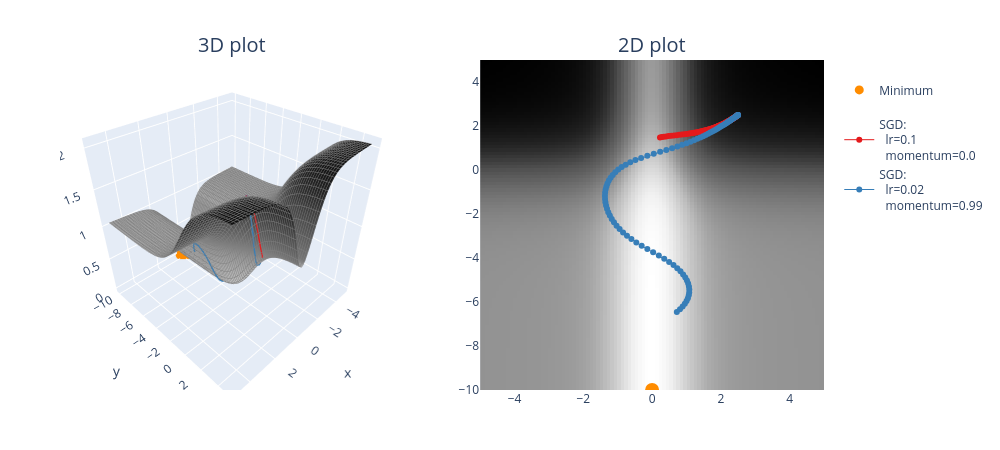

The notebook cell this image was saved under:
### Markdown cell above
### Exercise - implement `opt_fn_with_sgd`

> ```yaml
> Difficulty: 🔴🔴🔴⚪⚪
> Importance: 🔵🔵🔵🔵⚪
> 
> You should spend up to 15-20 minutes on this exercise.
> ```

Implement the `opt_fn_with_sgd` function using `torch.optim.SGD`. This function optimizes parameters `(x, y)` (which represent coordinates at which we evaluate a function) using gradient descent on that function value. In other words, this should look just like your optimization loops in previous days' material, except rather than passing in `model.parameters()` to your optimizer, you pass in `(xy,)` (because it needs to be an iterable of parameters, not just a single parameter).

Remember, your update steps `optimizer.step()` will automatically change the values of `xy` inplace - this means that you shouldn't store past values like `xy_list.append(xy)` because then past elements of that list will be modified when `xy` is updated. Instead, you should use something like `xy_list.append(xy.detach().clone())` to make sure you're returning a copy of the tensor, which won't continue to be modified.

We've also provided you with a function `plot_fn_with_points`, which plots a function as well as a list of points produced by functions like the one above. The code below starts from `(2.5, 2.5)` and adds the resulting trajectory of `(x, y)` coordinates to the contour plot. Does it find the minimum? Play with the learning rate and momentum a bit and see how close you can get within 100 iterations.

### Code cell
def opt_fn_with_sgd(
    fn: Callable, xy: Float[Tensor, "2"], lr=0.001, momentum=0.98, n_iters: int = 100
) -> Float[Tensor, "n_iters 2"]:
    """
    Optimize the a given function starting from the specified point.

    xy: shape (2,). The (x, y) starting point.
    n_iters: number of steps.
    lr, momentum: parameters passed to the torch.optim.SGD optimizer.

    Return: (n_iters+1, 2). The (x, y) values, from initial values to values after step `n_iters`.
    """
    # Make sure tensor has requires_grad=True, otherwise it can't be optimized (more on this tomorrow!)
    assert xy.requires_grad

    optimizer = optim.SGD((xy,), lr=lr, momentum=momentum)

    xy_list = [xy.detach().clone()]  # so we don't unintentionally modify past values in `xy_list`

    for i in range(n_iters):
        fn(xy[0], xy[1]).backward()
        optimizer.step()
        optimizer.zero_grad()
        xy_list.append(xy.detach().clone())

    return t.stack(xy_list)
    
points = []

optimizer_list = [
    (optim.SGD, {"lr": 0.1, "momentum": 0.0}),
    (optim.SGD, {"lr": 0.02, "momentum": 0.99}),
]

for optimizer_class, params in optimizer_list:
    xy = t.tensor([2.5, 2.5], requires_grad=True)
    xys = opt_fn_with_sgd(pathological_curve_loss, xy=xy, lr=params["lr"], momentum=params["momentum"])
    points.append((xys, optimizer_class, params))
    print(f"{params=}, last point={xys[-1]}")

plot_fn_with_points(pathological_curve_loss, points=points, min_points=[(0, "y_min")])
